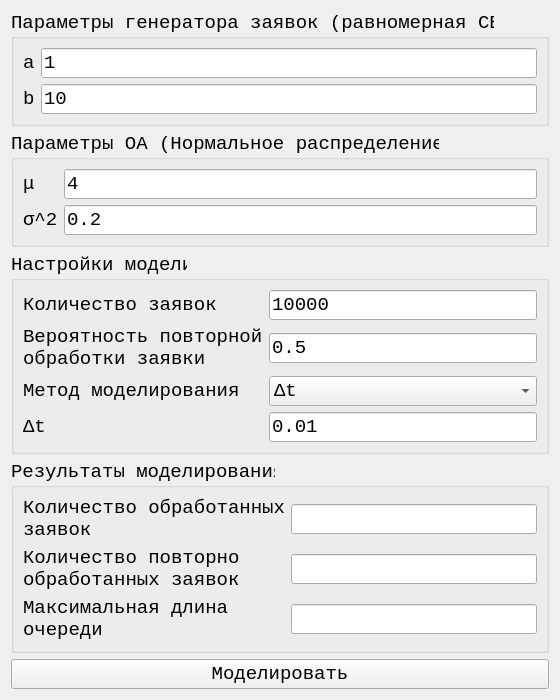
<?xml version="1.0" encoding="UTF-8"?>
<ui version="4.0">
 <class>Form</class>
 <widget class="QWidget" name="Form">
  <property name="geometry">
   <rect>
    <x>0</x>
    <y>0</y>
    <width>546</width>
    <height>660</height>
   </rect>
  </property>
  <property name="sizePolicy">
   <sizepolicy hsizetype="Preferred" vsizetype="Preferred">
    <horstretch>0</horstretch>
    <verstretch>0</verstretch>
   </sizepolicy>
  </property>
  <property name="windowTitle">
   <string>Лабораторная №4</string>
  </property>
  <layout class="QVBoxLayout" name="verticalLayout_2">
   <property name="sizeConstraint">
    <enum>QLayout::SetMinimumSize</enum>
   </property>
   <item>
    <widget class="QGroupBox" name="groupBox">
     <property name="font">
      <font>
       <family>Courier New</family>
       <pointsize>14</pointsize>
      </font>
     </property>
     <property name="title">
      <string>Параметры генератора заявок (равномерная СВ)</string>
     </property>
     <layout class="QGridLayout" name="gridLayout_2">
      <item row="0" column="0">
       <widget class="QLabel" name="label">
        <property name="font">
         <font>
          <family>Courier New</family>
          <pointsize>14</pointsize>
         </font>
        </property>
        <property name="text">
         <string notr="true">a</string>
        </property>
       </widget>
      </item>
      <item row="0" column="1">
       <widget class="QLineEdit" name="lineEdit_generator_a">
        <property name="text">
         <string>1</string>
        </property>
       </widget>
      </item>
      <item row="1" column="0">
       <widget class="QLabel" name="label_2">
        <property name="font">
         <font>
          <family>Courier New</family>
          <pointsize>14</pointsize>
         </font>
        </property>
        <property name="text">
         <string notr="true">b</string>
        </property>
       </widget>
      </item>
      <item row="1" column="1">
       <widget class="QLineEdit" name="lineEdit_generator_b">
        <property name="text">
         <string>10</string>
        </property>
       </widget>
      </item>
     </layout>
    </widget>
   </item>
   <item>
    <widget class="QGroupBox" name="groupBox_2">
     <property name="font">
      <font>
       <family>Courier New</family>
       <pointsize>14</pointsize>
      </font>
     </property>
     <property name="title">
      <string>Параметры ОА (Нормальное распределение)</string>
     </property>
     <layout class="QGridLayout" name="gridLayout_3">
      <item row="0" column="0">
       <widget class="QLabel" name="label_3">
        <property name="font">
         <font>
          <family>Courier New</family>
          <pointsize>14</pointsize>
         </font>
        </property>
        <property name="text">
         <string notr="true">μ</string>
        </property>
       </widget>
      </item>
      <item row="0" column="1">
       <widget class="QLineEdit" name="lineEdit_servicemachine_lambda">
        <property name="text">
         <string>4</string>
        </property>
       </widget>
      </item>
      <item row="1" column="0">
       <widget class="QLabel" name="label_k">
        <property name="font">
         <font>
          <family>Courier New</family>
          <pointsize>14</pointsize>
         </font>
        </property>
        <property name="text">
         <string notr="true">σ^2</string>
        </property>
       </widget>
      </item>
      <item row="1" column="1">
       <widget class="QLineEdit" name="lineEdit_servicemachine_k">
        <property name="text">
         <string>0.2</string>
        </property>
       </widget>
      </item>
     </layout>
    </widget>
   </item>
   <item>
    <widget class="QGroupBox" name="groupBox_3">
     <property name="font">
      <font>
       <family>Courier New</family>
       <pointsize>14</pointsize>
      </font>
     </property>
     <property name="title">
      <string>Настройки модели</string>
     </property>
     <layout class="QGridLayout" name="gridLayout">
      <item row="3" column="0">
       <widget class="QLabel" name="label_deltat">
        <property name="font">
         <font>
          <family>Courier New</family>
          <pointsize>14</pointsize>
         </font>
        </property>
        <property name="text">
         <string>Δt</string>
        </property>
       </widget>
      </item>
      <item row="2" column="1">
       <widget class="QComboBox" name="comboBox_method">
        <property name="currentIndex">
         <number>1</number>
        </property>
        <item>
         <property name="text">
          <string>Событийный</string>
         </property>
        </item>
        <item>
         <property name="text">
          <string>Δt</string>
         </property>
        </item>
       </widget>
      </item>
      <item row="0" column="0">
       <widget class="QLabel" name="label_5">
        <property name="font">
         <font>
          <family>Courier New</family>
          <pointsize>14</pointsize>
         </font>
        </property>
        <property name="text">
         <string>Количество заявок</string>
        </property>
       </widget>
      </item>
      <item row="0" column="1">
       <widget class="QLineEdit" name="lineEdit_request_count">
        <property name="text">
         <string>10000</string>
        </property>
       </widget>
      </item>
      <item row="2" column="0">
       <widget class="QLabel" name="label_7">
        <property name="font">
         <font>
          <family>Courier New</family>
          <pointsize>14</pointsize>
         </font>
        </property>
        <property name="text">
         <string>Метод моделирования</string>
        </property>
       </widget>
      </item>
      <item row="1" column="1">
       <widget class="QLineEdit" name="lineEdit_reenter_probability">
        <property name="text">
         <string>0.5</string>
        </property>
       </widget>
      </item>
      <item row="1" column="0">
       <widget class="QLabel" name="label_6">
        <property name="font">
         <font>
          <family>Courier New</family>
          <pointsize>14</pointsize>
         </font>
        </property>
        <property name="text">
         <string>Вероятность повторной
обработки заявки</string>
        </property>
       </widget>
      </item>
      <item row="3" column="1">
       <widget class="QLineEdit" name="lineEdit_deltat">
        <property name="text">
         <string>0.01</string>
        </property>
       </widget>
      </item>
     </layout>
    </widget>
   </item>
   <item>
    <widget class="QGroupBox" name="groupBox_4">
     <property name="font">
      <font>
       <family>Courier New</family>
       <pointsize>14</pointsize>
      </font>
     </property>
     <property name="title">
      <string>Результаты моделирования</string>
     </property>
     <layout class="QGridLayout" name="gridLayout_4">
      <item row="1" column="1">
       <widget class="QLineEdit" name="lineEdit_res_reentered_count">
        <property name="readOnly">
         <bool>true</bool>
        </property>
       </widget>
      </item>
      <item row="1" column="0">
       <widget class="QLabel" name="label_9">
        <property name="font">
         <font>
          <family>Courier New</family>
          <pointsize>14</pointsize>
         </font>
        </property>
        <property name="text">
         <string>Количество повторно
обработанных заявок</string>
        </property>
       </widget>
      </item>
      <item row="2" column="0">
       <widget class="QLabel" name="label_10">
        <property name="font">
         <font>
          <family>Courier New</family>
          <pointsize>14</pointsize>
         </font>
        </property>
        <property name="text">
         <string>Максимальная длина
очереди</string>
        </property>
       </widget>
      </item>
      <item row="0" column="0">
       <widget class="QLabel" name="label_8">
        <property name="font">
         <font>
          <family>Courier New</family>
          <pointsize>14</pointsize>
         </font>
        </property>
        <property name="text">
         <string>Количество обработанных
заявок</string>
        </property>
       </widget>
      </item>
      <item row="2" column="1">
       <widget class="QLineEdit" name="lineEdit_res_max_queue_size">
        <property name="readOnly">
         <bool>true</bool>
        </property>
       </widget>
      </item>
      <item row="0" column="1">
       <widget class="QLineEdit" name="lineEdit_res_request_count">
        <property name="readOnly">
         <bool>true</bool>
        </property>
       </widget>
      </item>
     </layout>
    </widget>
   </item>
   <item>
    <widget class="QPushButton" name="pushButton">
     <property name="font">
      <font>
       <family>Courier New</family>
       <pointsize>14</pointsize>
      </font>
     </property>
     <property name="text">
      <string>Моделировать</string>
     </property>
    </widget>
   </item>
   <item>
    <spacer name="verticalSpacer">
     <property name="orientation">
      <enum>Qt::Vertical</enum>
     </property>
     <property name="sizeHint" stdset="0">
      <size>
       <width>20</width>
       <height>40</height>
      </size>
     </property>
    </spacer>
   </item>
  </layout>
 </widget>
 <resources/>
 <connections/>
</ui>
